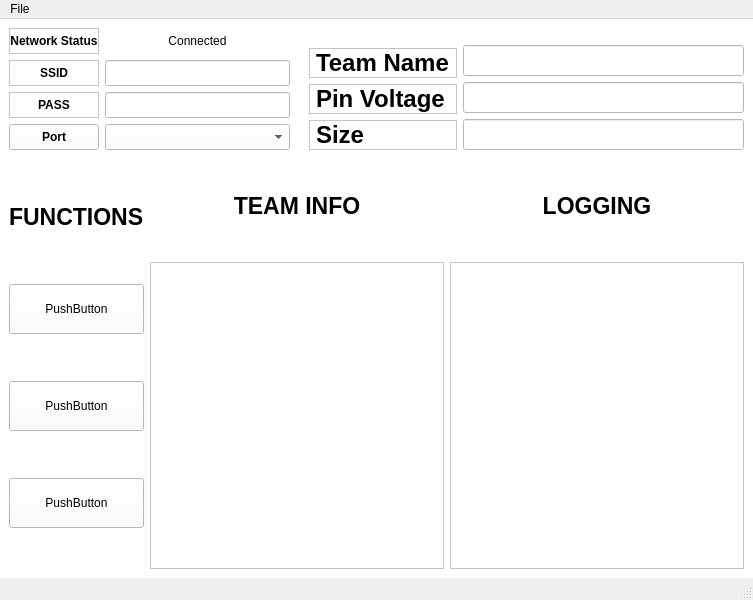
<?xml version="1.0" encoding="UTF-8"?>
<ui version="4.0">
 <class>MainWindow</class>
 <widget class="QMainWindow" name="MainWindow">
  <property name="geometry">
   <rect>
    <x>0</x>
    <y>0</y>
    <width>753</width>
    <height>600</height>
   </rect>
  </property>
  <property name="windowTitle">
   <string>MainWindow</string>
  </property>
  <widget class="QWidget" name="centralwidget">
   <property name="styleSheet">
    <string notr="true">background-color: white;
</string>
   </property>
   <layout class="QGridLayout" name="gridLayout">
    <item row="2" column="0">
     <layout class="QVBoxLayout" name="all">
      <item>
       <layout class="QHBoxLayout" name="functions">
        <item>
         <layout class="QHBoxLayout" name="taskZone">
          <property name="sizeConstraint">
           <enum>QLayout::SetFixedSize</enum>
          </property>
          <item>
           <layout class="QVBoxLayout" name="verticalLayout">
            <property name="sizeConstraint">
             <enum>QLayout::SetMaximumSize</enum>
            </property>
            <item>
             <widget class="QLabel" name="label_2">
              <property name="maximumSize">
               <size>
                <width>200</width>
                <height>50</height>
               </size>
              </property>
              <property name="font">
               <font>
                <weight>75</weight>
                <bold>true</bold>
               </font>
              </property>
              <property name="frameShape">
               <enum>QFrame::StyledPanel</enum>
              </property>
              <property name="text">
               <string>Network Status</string>
              </property>
              <property name="alignment">
               <set>Qt::AlignCenter</set>
              </property>
             </widget>
            </item>
            <item>
             <widget class="QLabel" name="label">
              <property name="maximumSize">
               <size>
                <width>200</width>
                <height>50</height>
               </size>
              </property>
              <property name="font">
               <font>
                <weight>75</weight>
                <bold>true</bold>
               </font>
              </property>
              <property name="frameShape">
               <enum>QFrame::StyledPanel</enum>
              </property>
              <property name="text">
               <string>SSID</string>
              </property>
              <property name="alignment">
               <set>Qt::AlignCenter</set>
              </property>
             </widget>
            </item>
            <item>
             <widget class="QLabel" name="label_4">
              <property name="maximumSize">
               <size>
                <width>200</width>
                <height>50</height>
               </size>
              </property>
              <property name="font">
               <font>
                <weight>75</weight>
                <bold>true</bold>
               </font>
              </property>
              <property name="frameShape">
               <enum>QFrame::StyledPanel</enum>
              </property>
              <property name="text">
               <string>PASS</string>
              </property>
              <property name="alignment">
               <set>Qt::AlignCenter</set>
              </property>
             </widget>
            </item>
            <item>
             <widget class="QPushButton" name="pushButton">
              <property name="maximumSize">
               <size>
                <width>16777215</width>
                <height>50</height>
               </size>
              </property>
              <property name="font">
               <font>
                <weight>75</weight>
                <bold>true</bold>
               </font>
              </property>
              <property name="text">
               <string>Port</string>
              </property>
             </widget>
            </item>
           </layout>
          </item>
          <item>
           <layout class="QVBoxLayout" name="verticalLayout_2">
            <property name="sizeConstraint">
             <enum>QLayout::SetFixedSize</enum>
            </property>
            <item>
             <widget class="QLabel" name="label_3">
              <property name="maximumSize">
               <size>
                <width>200</width>
                <height>50</height>
               </size>
              </property>
              <property name="text">
               <string>Connected</string>
              </property>
              <property name="alignment">
               <set>Qt::AlignCenter</set>
              </property>
             </widget>
            </item>
            <item>
             <widget class="QLineEdit" name="ssid_placeholder">
              <property name="maximumSize">
               <size>
                <width>300</width>
                <height>50</height>
               </size>
              </property>
              <property name="font">
               <font>
                <weight>75</weight>
                <bold>true</bold>
               </font>
              </property>
             </widget>
            </item>
            <item>
             <widget class="QLineEdit" name="pass_placeholder">
              <property name="maximumSize">
               <size>
                <width>300</width>
                <height>50</height>
               </size>
              </property>
             </widget>
            </item>
            <item>
             <widget class="QComboBox" name="port_container">
              <property name="maximumSize">
               <size>
                <width>300</width>
                <height>50</height>
               </size>
              </property>
             </widget>
            </item>
           </layout>
          </item>
         </layout>
        </item>
        <item>
         <widget class="QLabel" name="label_7">
          <property name="maximumSize">
           <size>
            <width>50</width>
            <height>16777215</height>
           </size>
          </property>
          <property name="text">
           <string/>
          </property>
         </widget>
        </item>
        <item>
         <layout class="QVBoxLayout" name="lblZone">
          <property name="sizeConstraint">
           <enum>QLayout::SetFixedSize</enum>
          </property>
          <item>
           <widget class="QLabel" name="label_6">
            <property name="maximumSize">
             <size>
              <width>16777215</width>
              <height>50</height>
             </size>
            </property>
            <property name="text">
             <string/>
            </property>
           </widget>
          </item>
          <item>
           <widget class="QLabel" name="lblName">
            <property name="maximumSize">
             <size>
              <width>200</width>
              <height>50</height>
             </size>
            </property>
            <property name="font">
             <font>
              <pointsize>18</pointsize>
              <weight>75</weight>
              <bold>true</bold>
              <kerning>true</kerning>
             </font>
            </property>
            <property name="frameShape">
             <enum>QFrame::StyledPanel</enum>
            </property>
            <property name="text">
             <string>Team Name</string>
            </property>
           </widget>
          </item>
          <item>
           <widget class="QLabel" name="lblPin">
            <property name="maximumSize">
             <size>
              <width>200</width>
              <height>50</height>
             </size>
            </property>
            <property name="font">
             <font>
              <pointsize>18</pointsize>
              <weight>75</weight>
              <bold>true</bold>
              <kerning>true</kerning>
             </font>
            </property>
            <property name="frameShape">
             <enum>QFrame::StyledPanel</enum>
            </property>
            <property name="text">
             <string>Pin Voltage</string>
            </property>
           </widget>
          </item>
          <item>
           <widget class="QLabel" name="lblSize">
            <property name="maximumSize">
             <size>
              <width>200</width>
              <height>50</height>
             </size>
            </property>
            <property name="font">
             <font>
              <pointsize>18</pointsize>
              <weight>75</weight>
              <bold>true</bold>
              <kerning>true</kerning>
             </font>
            </property>
            <property name="frameShape">
             <enum>QFrame::StyledPanel</enum>
            </property>
            <property name="text">
             <string>Size</string>
            </property>
           </widget>
          </item>
         </layout>
        </item>
        <item>
         <layout class="QVBoxLayout" name="boxZone">
          <property name="sizeConstraint">
           <enum>QLayout::SetFixedSize</enum>
          </property>
          <item>
           <widget class="QLabel" name="label_5">
            <property name="maximumSize">
             <size>
              <width>16777215</width>
              <height>11</height>
             </size>
            </property>
            <property name="text">
             <string/>
            </property>
           </widget>
          </item>
          <item>
           <widget class="QLineEdit" name="lineEdit_2">
            <property name="maximumSize">
             <size>
              <width>400</width>
              <height>50</height>
             </size>
            </property>
           </widget>
          </item>
          <item>
           <widget class="QLineEdit" name="lineEdit_3">
            <property name="maximumSize">
             <size>
              <width>400</width>
              <height>50</height>
             </size>
            </property>
           </widget>
          </item>
          <item>
           <widget class="QLineEdit" name="lineEdit">
            <property name="maximumSize">
             <size>
              <width>400</width>
              <height>50</height>
             </size>
            </property>
           </widget>
          </item>
         </layout>
        </item>
       </layout>
      </item>
      <item>
       <layout class="QHBoxLayout" name="horizontalLayout">
        <item>
         <layout class="QVBoxLayout" name="verticalLayout_3">
          <item>
           <widget class="QLabel" name="label_9">
            <property name="maximumSize">
             <size>
              <width>16777215</width>
              <height>40</height>
             </size>
            </property>
            <property name="font">
             <font>
              <pointsize>17</pointsize>
              <weight>75</weight>
              <bold>true</bold>
             </font>
            </property>
            <property name="text">
             <string>FUNCTIONS</string>
            </property>
           </widget>
          </item>
          <item>
           <widget class="QPushButton" name="pushButton_4">
            <property name="maximumSize">
             <size>
              <width>500</width>
              <height>50</height>
             </size>
            </property>
            <property name="text">
             <string>PushButton</string>
            </property>
           </widget>
          </item>
          <item>
           <widget class="QPushButton" name="pushButton_2">
            <property name="maximumSize">
             <size>
              <width>500</width>
              <height>50</height>
             </size>
            </property>
            <property name="text">
             <string>PushButton</string>
            </property>
           </widget>
          </item>
          <item>
           <widget class="QPushButton" name="pushButton_3">
            <property name="maximumSize">
             <size>
              <width>500</width>
              <height>50</height>
             </size>
            </property>
            <property name="text">
             <string>PushButton</string>
            </property>
           </widget>
          </item>
         </layout>
        </item>
        <item>
         <layout class="QVBoxLayout" name="verticalLayout_4">
          <property name="sizeConstraint">
           <enum>QLayout::SetFixedSize</enum>
          </property>
          <item>
           <widget class="QLabel" name="label_8">
            <property name="minimumSize">
             <size>
              <width>0</width>
              <height>100</height>
             </size>
            </property>
            <property name="maximumSize">
             <size>
              <width>16777215</width>
              <height>100</height>
             </size>
            </property>
            <property name="font">
             <font>
              <pointsize>17</pointsize>
              <weight>75</weight>
              <bold>true</bold>
             </font>
            </property>
            <property name="text">
             <string>TEAM INFO</string>
            </property>
            <property name="alignment">
             <set>Qt::AlignCenter</set>
            </property>
           </widget>
          </item>
          <item>
           <widget class="QListView" name="listView_2"/>
          </item>
         </layout>
        </item>
        <item>
         <layout class="QVBoxLayout" name="verticalLayout_4">
          <property name="sizeConstraint">
           <enum>QLayout::SetFixedSize</enum>
          </property>
          <item>
           <widget class="QLabel" name="label_8">
            <property name="minimumSize">
             <size>
              <width>0</width>
              <height>100</height>
             </size>
            </property>
            <property name="maximumSize">
             <size>
              <width>16777215</width>
              <height>100</height>
             </size>
            </property>
            <property name="font">
             <font>
              <pointsize>17</pointsize>
              <weight>75</weight>
              <bold>true</bold>
             </font>
            </property>
            <property name="text">
             <string>LOGGING</string>
            </property>
            <property name="alignment">
             <set>Qt::AlignCenter</set>
            </property>
           </widget>
          </item>
          <item>
           <widget class="QListView" name="listView_2"/>
          </item>
         </layout>
        </item>
       </layout>
      </item>
     </layout>
    </item>
   </layout>
  </widget>
  <widget class="QMenuBar" name="menubar">
   <property name="geometry">
    <rect>
     <x>0</x>
     <y>0</y>
     <width>753</width>
     <height>21</height>
    </rect>
   </property>
   <widget class="QMenu" name="menuFile">
    <property name="title">
     <string>File</string>
    </property>
    <addaction name="actionExport"/>
    <addaction name="actionImport"/>
   </widget>
   <addaction name="menuFile"/>
  </widget>
  <widget class="QStatusBar" name="statusbar"/>
  <action name="actionExport">
   <property name="text">
    <string>Export</string>
   </property>
  </action>
  <action name="actionImport">
   <property name="text">
    <string>Import</string>
   </property>
  </action>
 </widget>
 <resources/>
 <connections/>
</ui>
